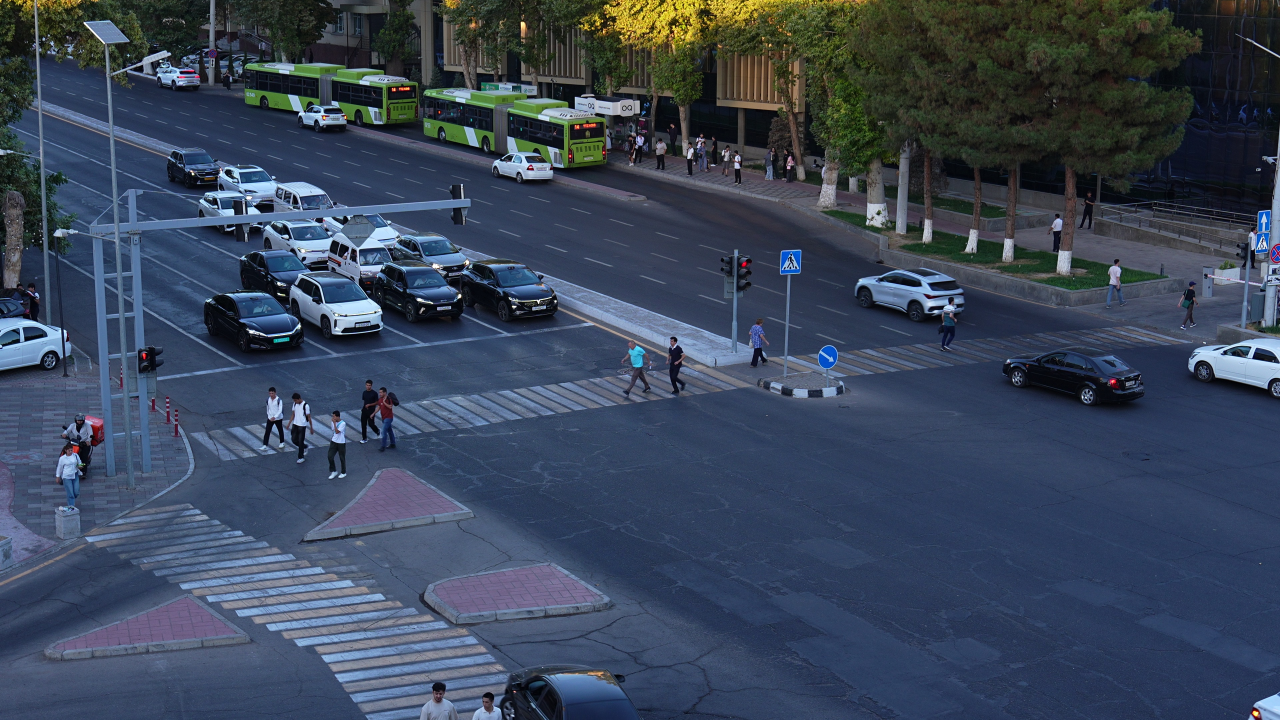
#> input picture reference_frame.jpg, 3840 x 2160 px (shown at 1/3 size)
$ python get_coords.py
#> lines starting #> are read from the running program, lines starting #| are printed output that depends on the picture
import cv2
import numpy as np

img = cv2.imread('reference_frame.jpg')
#> img is the input picture: shape (2160, 3840, 3); mean B, G, R 88.9, 70, 57.9
if img is None:
    print("Error: Could not load reference_frame.jpg")
    exit()

orig_h, orig_w = img.shape[:2]
#> orig_h = 2160; orig_w = 3840

# Set display width to 1280 and compute exact proportional height
DISP_W = 1280
scale = DISP_W / float(orig_w)
#> scale = 0.333
DISP_H = int(orig_h * scale)
#> DISP_H = 720

# Resize image strictly for display
display_img = cv2.resize(img, (DISP_W, DISP_H))
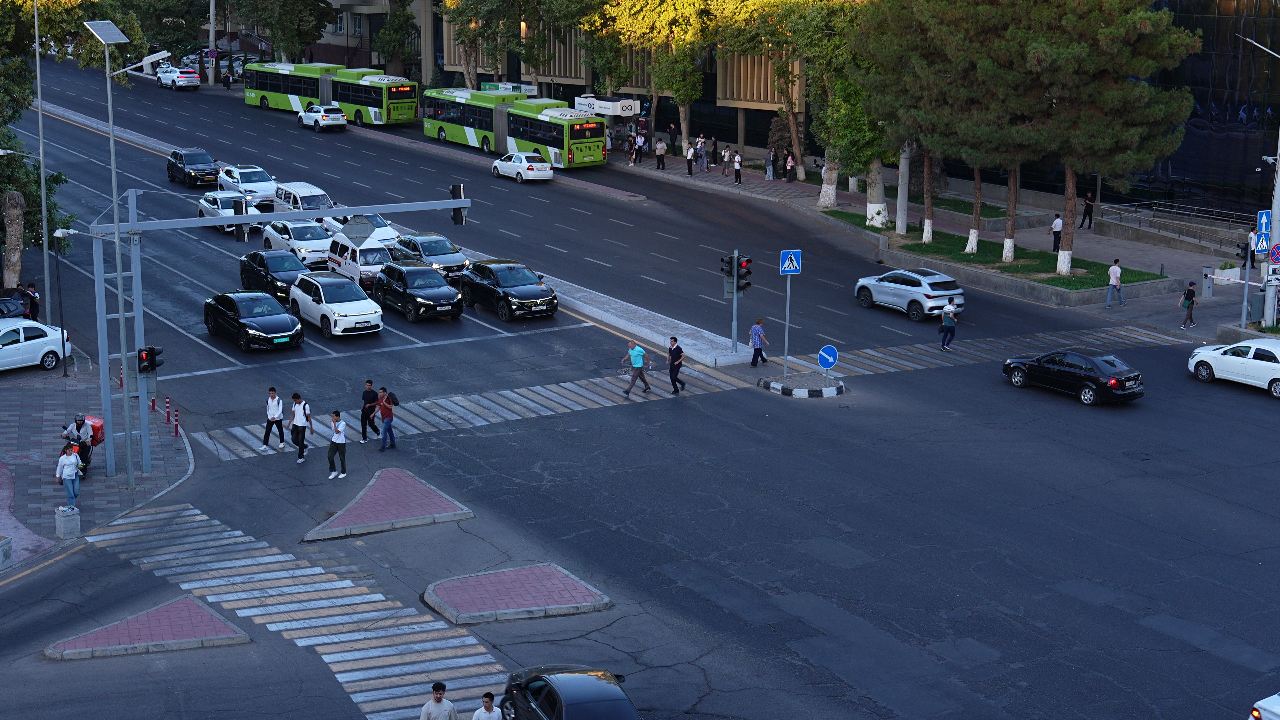
#> display_img: shape (720, 1280, 3); mean B, G, R 88.9, 70, 57.9


points_orig = []
points_disp = []


def mouse_click(event, x, y, flags, param):
    if event == cv2.EVENT_LBUTTONDOWN:
        # Convert display coordinates back to original high-res video coordinates
        orig_x = int(x / scale)
        orig_y = int(y / scale)

        points_orig.append([orig_x, orig_y])
        points_disp.append((x, y))

        print(f"Click #{len(points_orig)} -> Original Video Coord: [{orig_x}, {orig_y}]")

        cv2.circle(display_img, (x, y), 5, (0, 255, 0), -1)
        if len(points_disp) > 1:
            cv2.line(display_img, points_disp[-2], points_disp[-1], (0, 255, 0), 2)
        cv2.imshow("Click Corners", display_img)


cv2.namedWindow("Click Corners")
cv2.imshow("Click Corners", display_img)
cv2.setMouseCallback("Click Corners", mouse_click)

print("Click the 4 corners of the INTERSECTION area (median break/turning area).")
print("Press ANY key when done.")
cv2.waitKey(0)
cv2.destroyAllWindows()

print("\n--- COPY AND PASTE THIS INTO zones.py ---")
print(f"INTERSECTION_ZONE = np.array({points_orig}, dtype=np.int32)")
